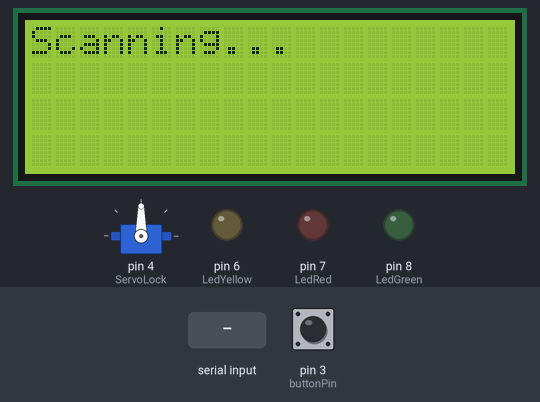
The sketch below on a simulated Arduino Uno, built with avr-gcc and run on an emulated ATmega328P. Shown: servo, 20×4 character LCD, output pins drawn as LEDs (lit = HIGH). The test bench sets the inputs (shaded band); at power-on: pin 3 (buttonPin) HIGH.

Above: at 1.2 s.
1.3 s: pin 3 (buttonPin) pulled LOW for 1 s
At 1.8 s:
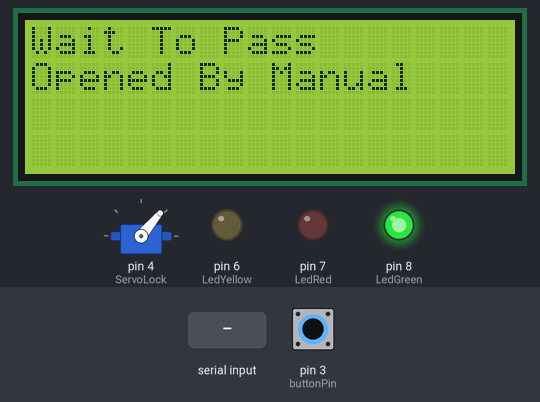
4.3 s: "EmergencyAlarmOn" received over Serial
At 7.0 s:
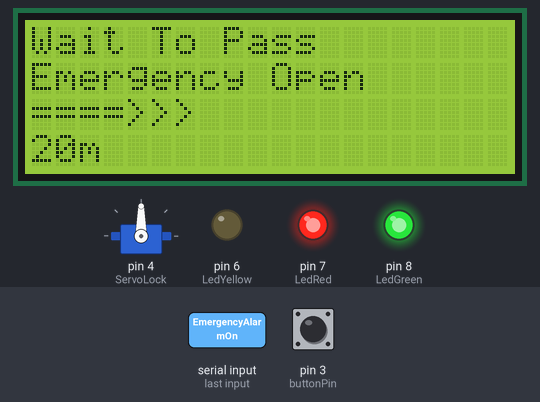
7.3 s: pin 3 (buttonPin) pulled LOW for 0.15 s
At 9.1 s:
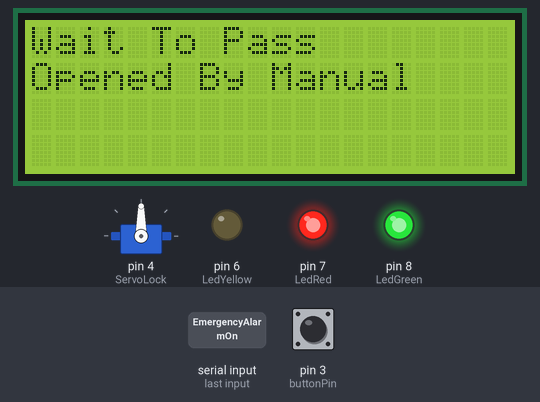
9.4 s: "EmergencyAlarmOff" received over Serial
At 10.9 s:
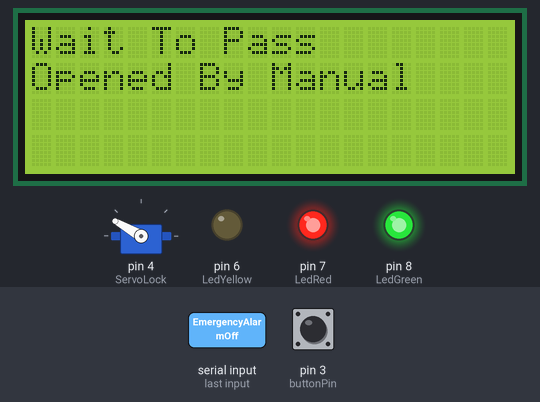
12.4 s: "CommunicationON" received over Serial
At 14.4 s:
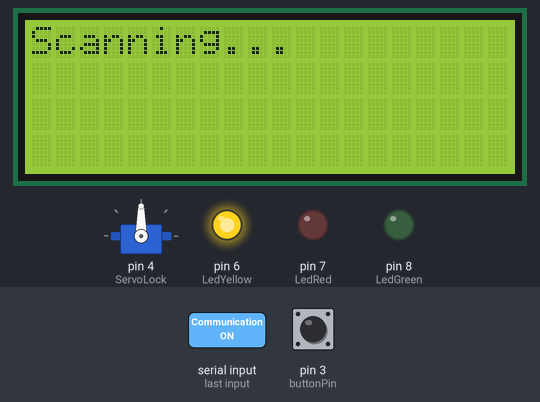
14.9 s: pin 3 (buttonPin) pulled LOW for 0.15 s
At 15.4 s:
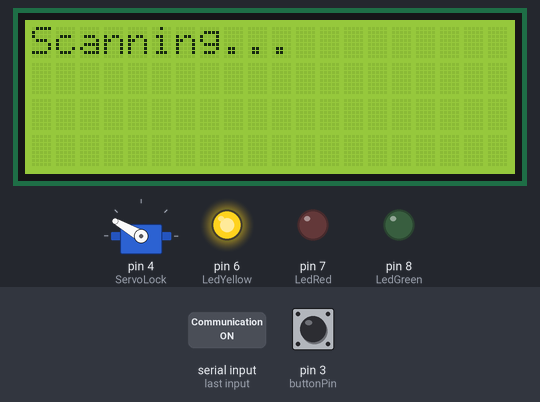
Timing chart, 0 to 17.9 s (numbered marks = the images above; inputs shaded):
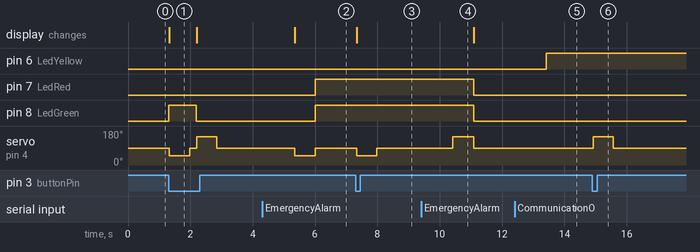

Measured:
- after the input at 1.3 s, pin 8 (LedGreen): LOW → HIGH at once, → LOW 0.88 s later; servo on pin 4 (ServoLock): 90° → 50° at once, → 90° 0.65 s later, → 150° 0.22 s later, → 90° 0.65 s later; the display: changes at once (image 1)
- after the input at 4.3 s, pin 7 (LedRed), pin 8 (LedGreen): LOW → HIGH after 1.7 s; servo on pin 4 (ServoLock): 90° → 50° after 1.1 s, → 90° 0.65 s later; the display: changes after 1.1 s (image 2)
- after the input at 7.3 s, servo on pin 4 (ServoLock): 90° → 50° at once, → 90° 0.65 s later; the display: changes at once (image 3)
- after the input at 9.4 s, pin 7 (LedRed), pin 8 (LedGreen): HIGH → LOW after 1.7 s; servo on pin 4 (ServoLock): 90° → 150° after 1.0 s, → 90° 0.67 s later
- after the input at 12.4 s, pin 6 (LedYellow): LOW → HIGH after 1.0 s
- after the input at 14.9 s, servo on pin 4 (ServoLock): 90° → 150° at once, → 90° 0.65 s later
- what the display in image 1 shows lasts 0.9 s, from 1.3 s to 2.2 s

The sketch:

arduino.ino
```cpp
#include <SoftwareSerial.h>
#include <LiquidCrystal_PCF8574.h>
#include <Wire.h>
#include <Servo.h>
#include <Servo.h>
Servo ServoLock;
const int LedGreen = 8;
const int LedRed = 7;
const int LedYellow = 6;
const int Zoomer = 12;
const int buttonPin = 3;
bool buttonState ;
SoftwareSerial RF(10, 11); // RX, TX
int cardNumber;
bool wasInWhile = false;
String brak;
String SerialCommand;

LiquidCrystal_PCF8574 lcd(0x27); // set the LCD address to 0x27 for a 16 chars and 2 line display


void setup() {
  Serial.begin(9600);
  RF.begin(9600);
  ServoLock.attach(4);
  digitalWrite(Zoomer,LOW);
  pinMode(buttonPin, INPUT_PULLUP);

  InitializeLEDs();
  InitializeLCD();
}

void loop() {

  //Waits for input from the program
  if(Serial.available()){
    //Reads the input from the program
    SerialCommand = Serial.readString();
    //if prograServoLock is now started
    if(SerialCommand=="EmergencyAlarmOn"){
      //Displays on LCD "Emergency Open"
      LCDEmergencyOpen();
      ServoOpen();
      //Power onn both LED
      EmergencyLEDOn();
    }
       //When you cencel the Emergency
    if(SerialCommand=="EmergencyAlarmOff"){
      ServoClose();
      LcdClearWithoutDelay();
      EmergencyLEDOff();
    }

    if(SerialCommand=="CommunicationON"){
      //Turns on Communication LED
      digitalWrite(LedYellow,HIGH);
    }
    //if program is closing
    if(SerialCommand=="CommunicationOFF"){
      //Turns off Communication LED
      digitalWrite(LedYellow,LOW);
    }
  }


  //Reads the cardNumber from the RF Reader
 while(RF.available()>0){
  cardNumber =RF.read();
  //Sends the readed cardNumber from the card to Serial Port
  Serial.println(cardNumber);
  wasInWhile = true;
 }

 if(wasInWhile){
      wasInWhile = false;
      //Reads the input from the program
      brak = Serial.readString();
      //Checks for false Scanned text
      if(brak!="0"&&brak!="ScanedCardForRegistration"&&brak !="CommunicationON"&&brak!="CommunicationOFF"&&brak!=""){
        LEDPassLCD(brak);
        Pass();
      }
      if(brak=="0"){
        NotPass();
      }
 }
 //Checks for pressed "Manual Opne" button
 CheckBUT();
}

void Pass(){
  digitalWrite(Zoomer,HIGH);
  ServoOpen();
  LEDPass();
  digitalWrite(Zoomer,LOW);
  LcdClear();
  ServoClose();
}
void NotPass(){
  LCDNotPass();
  LEDNotPass();
  LcdClear();
}
void InitializeLCD(){
  Wire.begin();
  Wire.beginTransmission(0x27);
  lcd.begin(20, 4); // initialize the lcd
  lcd.setBacklight(255);
  lcd.clear();
  lcd.setCursor(0, 0);
  lcd.print("Scanning...");
}

void InitializeLEDs(){
   pinMode(LedGreen,OUTPUT);
  pinMode(LedYellow,OUTPUT);
  pinMode(LedRed,OUTPUT);
  digitalWrite(LedYellow,LOW);
}

void LEDPass(){
      digitalWrite(LedGreen,HIGH);
      delay(2200);
      digitalWrite(LedGreen,LOW);

}
void EmergencyLEDOn(){
   digitalWrite(LedGreen,HIGH);
   digitalWrite(LedRed,HIGH);
}

void EmergencyLEDOff(){
   digitalWrite(LedGreen,LOW);
   digitalWrite(LedRed,LOW);
}
void ServoOpen(){
  ServoLock.write(50);
  delay(653);
  ServoLock.write(90);
}

void ServoClose(){
  ServoLock.write(150);
  delay(653);
ServoLock.write(90);
}

void CheckBUT(){
  //If button is pressed
  if(digitalRead(buttonPin)==LOW){
    //If button was pressed before
 if (buttonState == LOW) {
  digitalWrite(LedGreen,HIGH);
 // digitalWrite(Zoomer,HIGH);
    LCDOpenedByManual();
    ServoOpen();

  }
  else {
    // turn LED off:
    digitalWrite(LedGreen,LOW);
 //   digitalWrite(Zoomer,LOW);
    LcdClearWithoutDelay();
    ServoClose();

  }
  //Change the button state to opasite
  buttonState=!buttonState;
  delay(200);
}
}
void LEDNotPass(){
  for(int a=0;a<2;a++)
  {
        digitalWrite(LedRed,HIGH);

        digitalWrite(Zoomer,HIGH);
        delay(1000);
        digitalWrite(Zoomer,LOW);

        digitalWrite(LedRed,LOW);


        delay(1000);
        digitalWrite(Zoomer,LOW);
  }
}

void LCDOpenedByManual(){
  lcd.clear();
  lcd.setCursor(0, 0);
   lcd.print("Wait To Pass");
   lcd.setCursor(0, 1);
   lcd.print("Opened By Manual");
}

void LCDEmergencyOpen(){
  lcd.clear();
  lcd.setCursor(0, 0);
   lcd.print("Wait To Pass");
   lcd.setCursor(0, 1);
   lcd.print("Emergency Open");
    lcd.setCursor(0, 2);
   lcd.print("====>>>");
   lcd.setCursor(0, 3);
    lcd.print("20m");
}

void LEDPassLCD(String EmpName){
  lcd.clear();
  lcd.setCursor(0, 0);
   lcd.print("Wait To Pass");
   lcd.setCursor(0, 1);
   lcd.print("Hello");
   lcd.setCursor(0, 2);
   //Prints the name of scanned Eployee
   lcd.print(EmpName);
   lcd.setCursor(5, 3);
   lcd.print("Welcome");

}
void LCDNotPass(){
  lcd.clear();
  lcd.setCursor(0, 0);
   lcd.print("Wait To Pass");
   lcd.setCursor(0, 1);
   lcd.print("Acces Denied");
   lcd.setCursor(0, 2);
   lcd.print(":(:(:(:(:(:(:(:(:(");
}

void LcdClearWithoutDelay(){
  lcd.clear();
  lcd.clear();
  lcd.setCursor(0, 0);
   lcd.print("Scanning...");
}
void LcdClear(){
  delay(3000);
  lcd.clear();
  lcd.clear();
  lcd.setCursor(0, 0);
   lcd.print("Scanning...");
}
```
